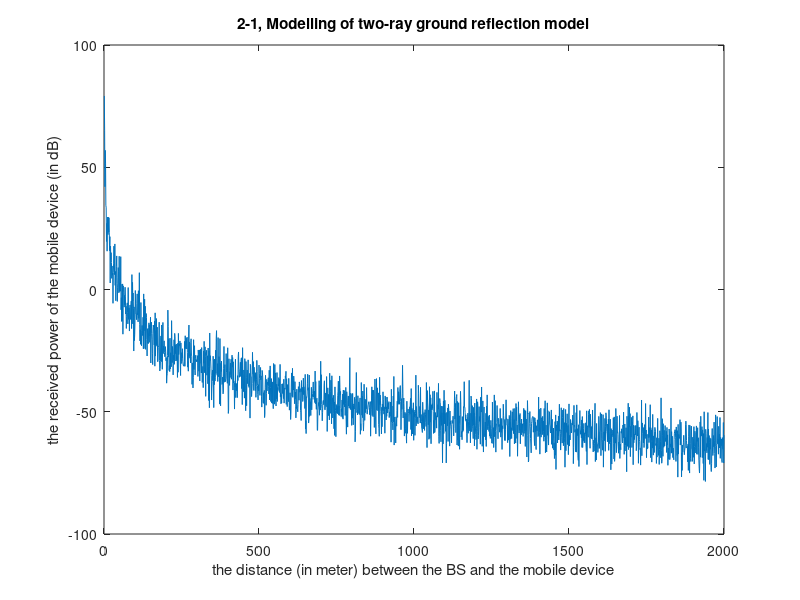

The MATLAB source for this figure: (Note: this script raises an error after producing the figure.)
T = 27;
bw = 10000000;
p_bs_dbm = 33;
gt_db = 14;
gr_db = 14;
h_bs = 51.5;
h_md = 1.5;
scale = 2000;
std_db = 6;

pt = 10.^((p_bs_dbm - 30) / 10); %pt: transmit power
gt = 10.^(gt_db / 10); %gt: transmit antenna gain
gr = 10.^(gr_db / 10); %gr: receive antenna gain
ht = h_bs; %ht: transmit antenna height
hr = h_md; %hr: receive antenna height
d = 1:1:scale; %d: reference distance, the distance between the BS and the mobile device (in meter) as the x-axis.
pl = (ht*hr)^2 * (1./d).^4; %pl: path loss
pl_db = 10*log10(pl);

s_norm = normrnd(0,std_db,1,scale); % normrnd(mu,sigma,m,n)
%pr: receive power, the received power of the mobile device (in dB) as the y-axis 
pr_db = (p_bs_dbm - 30) + gt_db + gr_db + pl_db + s_norm;

%2-1
plot(d, pr_db);
xlabel('the distance (in meter) between the BS and the mobile device'); ylabel('the received power of the mobile device (in dB)');
title('2-1, Modelling of two-ray ground reflection model'); 
h = legend('two-ray Model',1);

%2-2
% sinr: (signal power)/(interference power+noise power), SINR = S/(I+N)
k = 1.38 * 10^(-23); % Boltzmans constant
n = k * (T + 273.13) * bw; % Thermal noise power
pr = 10.^(pr_db / 10);
inter = 0;
sinr = 10*log10( pr / (inter + n) );

figure;
plot(d, sinr);
xlabel('the distance (in meter) between the BS and the mobile device'); ylabel('SINR of the mobile device (in dB)');
title('2-2, Modelling of two-ray ground reflection model');
h = legend('two-ray Model',1);